Frame 1 (no input): blank canvas, image omitted
Frame 60 (the mouse pressed at the canvas centre just before this capture): blank canvas, image omitted
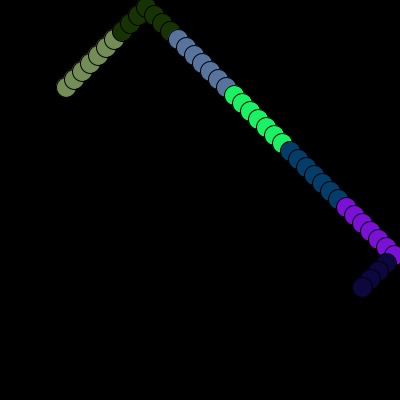
Frame 120 (the mouse held since frame 60 and released just before this capture)

The Processing sketch whose frames 1 and 60 were blank and that drew this single picture after the mouse press (run headless with seeded random() and noise(); from frame 60 on, the mouse is pressed at the canvas centre):

// Processing sketch: processing_132588
// ── processing_132588.pde

color start=color(0, 0, 0);
color finish;
float amt = 0.0;
int x, vx, y, vy, r=20;

void setup()
{
  background(0);
  size(400, 400);

  //declaramos valores iniciales para x,y
  x=int(random(0, width));
  y=int(random(0, height));

  //declaramos que la velocidad sea random
  vx= int(random(random(5, 9), random(1, 9) ));
  vy= int(random(random(5, 9), random(1, 9) ));
}

void draw() {

  fill(start); 
  ellipse(x, y, r, r);//escribimos ecuación de la elipse

  amt+= 0.015;
  if (amt >= 1) {
    amt = 0.9;
    start = finish;
    finish = color(random(255), random(255), random(255));
  }
  if ((x<10)||(x>width-10)) { //establecemos rebote X
    vx=-vx;
  }

  x=x+vx;


  if ((y<10)||(y>height-10)) { //establecemos rebote Y
    vy=-vy;
  }
  y=y+vy;
}
